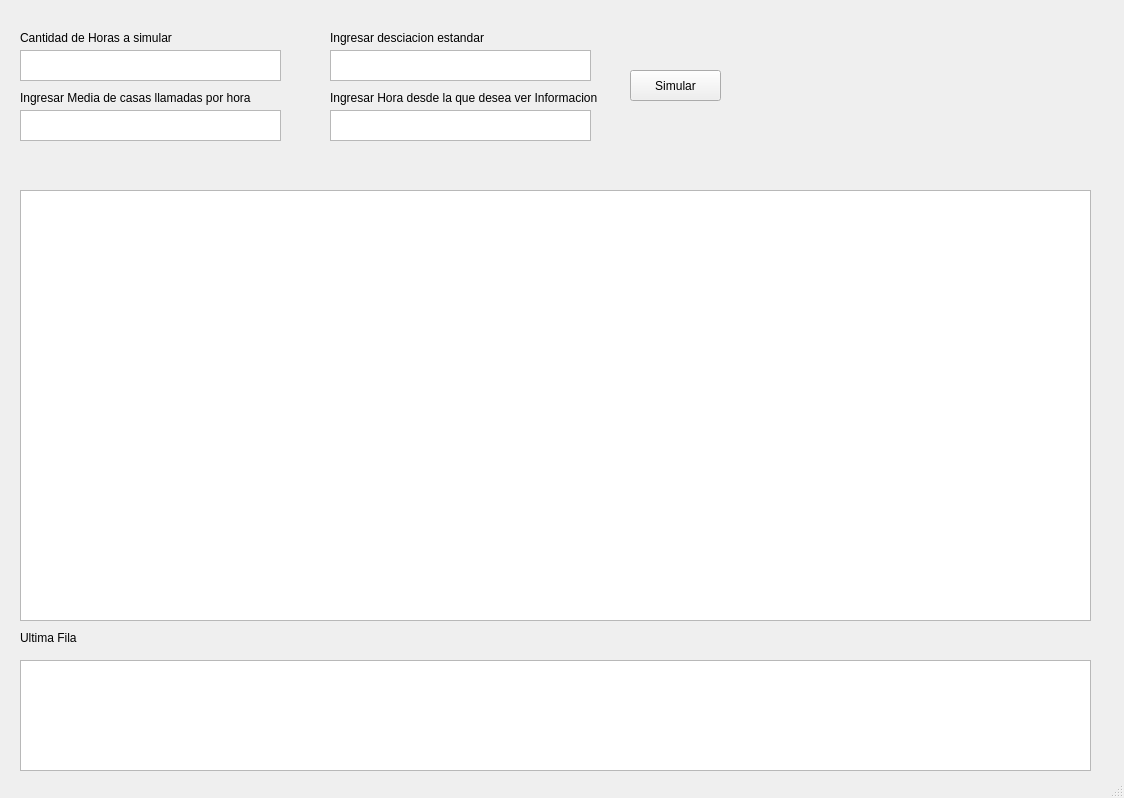
<?xml version="1.0" encoding="UTF-8"?>
<ui version="4.0">
 <class>Montecarlo</class>
 <widget class="QMainWindow" name="Montecarlo">
  <property name="geometry">
   <rect>
    <x>0</x>
    <y>0</y>
    <width>1124</width>
    <height>798</height>
   </rect>
  </property>
  <property name="focusPolicy">
   <enum>Qt::NoFocus</enum>
  </property>
  <property name="windowTitle">
   <string>Montecarlo</string>
  </property>
  <property name="windowOpacity">
   <double>0.000000000000000</double>
  </property>
  <widget class="QWidget" name="centralwidget">
   <widget class="QPushButton" name="btn_simular">
    <property name="geometry">
     <rect>
      <x>630</x>
      <y>70</y>
      <width>91</width>
      <height>31</height>
     </rect>
    </property>
    <property name="text">
     <string>Simular</string>
    </property>
   </widget>
   <widget class="QTextEdit" name="horas">
    <property name="geometry">
     <rect>
      <x>20</x>
      <y>50</y>
      <width>261</width>
      <height>31</height>
     </rect>
    </property>
   </widget>
   <widget class="QLabel" name="label">
    <property name="geometry">
     <rect>
      <x>20</x>
      <y>30</y>
      <width>161</width>
      <height>16</height>
     </rect>
    </property>
    <property name="text">
     <string>Cantidad de Horas a simular</string>
    </property>
   </widget>
   <widget class="QTableView" name="tabla_montecarlo">
    <property name="geometry">
     <rect>
      <x>20</x>
      <y>190</y>
      <width>1071</width>
      <height>431</height>
     </rect>
    </property>
   </widget>
   <widget class="QTextEdit" name="media">
    <property name="geometry">
     <rect>
      <x>20</x>
      <y>110</y>
      <width>261</width>
      <height>31</height>
     </rect>
    </property>
   </widget>
   <widget class="QLabel" name="label_2">
    <property name="geometry">
     <rect>
      <x>20</x>
      <y>90</y>
      <width>231</width>
      <height>16</height>
     </rect>
    </property>
    <property name="text">
     <string>Ingresar Media de casas llamadas por hora</string>
    </property>
   </widget>
   <widget class="QTextEdit" name="de">
    <property name="geometry">
     <rect>
      <x>330</x>
      <y>50</y>
      <width>261</width>
      <height>31</height>
     </rect>
    </property>
   </widget>
   <widget class="QLabel" name="label_3">
    <property name="geometry">
     <rect>
      <x>330</x>
      <y>30</y>
      <width>161</width>
      <height>16</height>
     </rect>
    </property>
    <property name="text">
     <string>Ingresar desciacion estandar</string>
    </property>
   </widget>
   <widget class="QTextEdit" name="desde">
    <property name="geometry">
     <rect>
      <x>330</x>
      <y>110</y>
      <width>261</width>
      <height>31</height>
     </rect>
    </property>
   </widget>
   <widget class="QLabel" name="label_4">
    <property name="geometry">
     <rect>
      <x>330</x>
      <y>90</y>
      <width>281</width>
      <height>16</height>
     </rect>
    </property>
    <property name="text">
     <string>Ingresar Hora desde la que desea ver Informacion</string>
    </property>
   </widget>
   <widget class="QTableView" name="tabla_montecarlo_2">
    <property name="geometry">
     <rect>
      <x>20</x>
      <y>660</y>
      <width>1071</width>
      <height>111</height>
     </rect>
    </property>
   </widget>
   <widget class="QLabel" name="label_5">
    <property name="geometry">
     <rect>
      <x>20</x>
      <y>630</y>
      <width>161</width>
      <height>16</height>
     </rect>
    </property>
    <property name="text">
     <string>Ultima Fila</string>
    </property>
   </widget>
  </widget>
  <widget class="QStatusBar" name="statusbar"/>
 </widget>
 <resources/>
 <connections/>
</ui>
